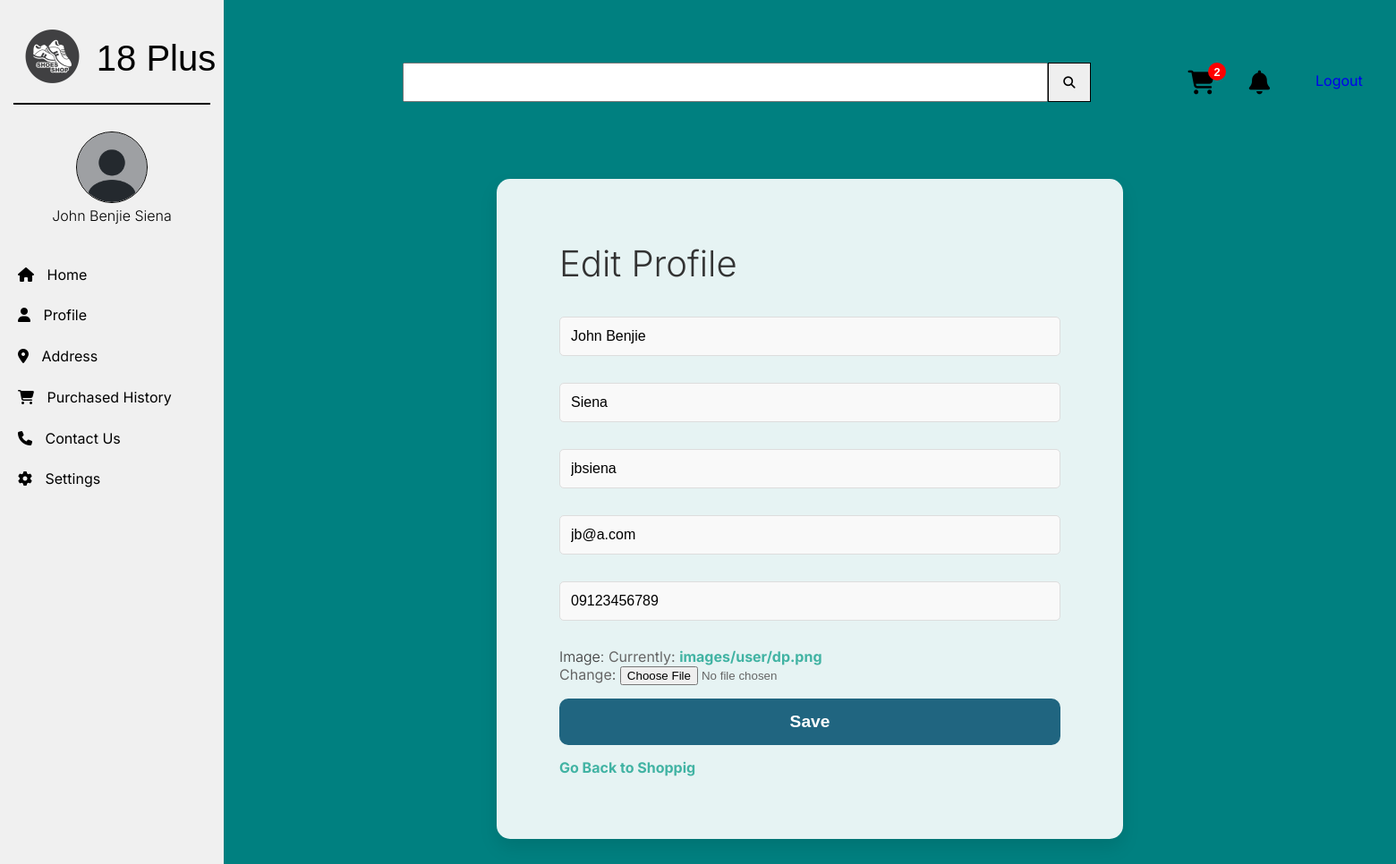
/edit_profile/1/ (signed in), run on the app's committed database.
### base/models.py (models this page shows, shortened)
class Customer(AbstractBaseUser, PermissionsMixin):
    first_name = models.CharField(max_length=50, blank=True)
    last_name = models.CharField(max_length=50, blank=True)
    username = models.CharField(max_length=50, blank=True, unique=True, null=True)
    phone = models.CharField(max_length=12)
    email = models.EmailField(unique=True)
    image = models.ImageField(upload_to='images/user/', blank=True, default='images/user/dp.png')
    is_active = models.BooleanField(default=True)
    is_staff = models.BooleanField(default=False) # Not Allowed the customer to login into backend
    objects = CustomUserManagement()
    USERNAME_FIELD = 'email'
    REQUIRED_FIELDS = []

### base/views.py (the view)
# urls.py: path('edit_profile/<int:pk>/', views.edit_customer, name='edit_profile'), # Edit User Profile Information
@login_required
def edit_customer(request,pk):
    if request.method == 'POST':
        user = Customer.objects.get(id=pk)
        form = EditProfileForm(request.POST, request.FILES, instance=user)
        if form.is_valid():
            form.save() # Save the New User Information
            return redirect('home')
    else:
        user = Customer.objects.get(id=pk)
        form = EditProfileForm(instance=user)
    return render(request, 'base/edit_profile.html', {'form': form})

### base/forms.py
class EditProfileForm(forms.ModelForm):
    first_name = forms.CharField(label='',widget=forms.TextInput(attrs={
        'placeholder':'First Name',
    }))
    last_name = forms.CharField(label='',widget=forms.TextInput(attrs={
        'placeholder':'Last Name',
    }))
    phone = forms.CharField(label='',widget=forms.TextInput(attrs={
        'placeholder':'Phone Number',
    }))
    username = forms.CharField(label='',widget=forms.TextInput(attrs={
        'placeholder':'Username',
    }))
    email = forms.CharField(label='',widget=forms.TextInput(attrs={
        'placeholder':'Email',
    }))
    class Meta:
        model = Customer
        fields = ['first_name', 'last_name', 'username', 'email', 'phone', 'image']

### order/context_processor.py (called while the page is built)
def cart_count(request):
    if request.user.is_authenticated:
        cart = ShoppingCart.objects.get(user=request.user)
        cart_items = CartItem.objects.filter(cart=cart)
        cart_count = cart_items.count()
    else:
        cart_count = 0
    return {'cart_count': cart_count}

### base/templates/base/edit_profile.html
{% extends 'master.html' %}
{% load static %}
{% block content %}
<link rel="stylesheet" href="{% static 'css/editprofile.css' %}" />
<div class="edit-profile-wrapper">
  <h2>Edit Profile</h2>
  <form method="POST" enctype="multipart/form-data">
    {% csrf_token %} {{ form.as_p }}
    <button type="submit">Save</button>
  </form>
  <p><a href="{% url 'home' %}"> Go Back to Shoppig </a></p>
</div>
{% endblock %}

### templates/navbar.html (shortened to what this page needs)
{% load static %}
<div class="navigation-bar">
    <div class="logo-wrapper">
        <div>
            <a href="/"> <img src="{% static 'images/image.png' %}" alt="Logo"> </a>
        </div>
        <div>
            <a href="/"> <h1>18 Plus</h1> </a>
        </div>
    </div>
    <div class="line"></div>
    {% if not change_navbar %}
        {% if user.is_authenticated %}
            <div class="profile-wrapper">
                <div>
                    {% if user.image %}
                        <img src=" {{ user.image.url }} " alt="{{ user.username }} profile">
                    {% else %}
                        <img src="media/images/user/dp.png" alt="Image">
                    {% endif %}
                </div>
                <div>
                    {% if user.email %}
                        <p> {{ user.first_name }} {{ user.last_name }} </p>
                    {% endif %}
                </div>
            </div>
            <div class="navigation-content">
                <div>
                    <i class="fa-solid fa-house"></i><a href="/"> Home </a>
                </div>
                <div>
                    <i class="fa-solid fa-user"></i><a href="{% url 'edit_profile' user.id %}"> Profile </a>
                </div>
                <div>
                    <i class="fa-solid fa-location-dot"></i><a href="{% url 'address' user.id %}"> Address </a>
                </div>
                <div>
                    <i class="fa-solid fa-cart-shopping"></i><a href="{% url 'delivered_items' %}"> Purchased History </a>
                </div>
                <div>
                    <i class="fa-solid fa-phone"></i><a href="/"> Contact Us </a>
                </div>
                <div>
                    <i class="fa-solid fa-gear"></i><a href="/"> Settings </a>
                </div>
            </div>
        {% endif %}
    {% endif %}
</div>

### base/static/css/style.css (style rules this page uses)
* { margin: 0; padding: 0; box-sizing: border-box; }
body { font-family: 'Inter', 'Inria Serif'; font-size: 1rem; margin: 0; padding: 0; scroll-behavior: smooth; background-color: #008080; overflow-x: hidden; display: grid; grid-template-rows: auto 1fr; grid-template-columns: 250px 1fr; grid-template-areas: "header header" "sidebar content"; }
a { text-decoration: none; }
.navigation-bar { position: fixed; z-index: 1; overflow-x: hidden; width: 250px; height: 100%; left: 0px; top: 0px; background: #F0F0F0; }
.logo-wrapper { width: 250px; height: 100px; margin-top: 15px; display: flex; justify-content: center; align-items: center; }
.logo-wrapper img { width: 99px; height: 90px; }
.logo-wrapper h1 { left: 110px; font-family: 'Inria Serif',sans-serif; font-weight: 500; font-size: 2.5rem; color: #000000; }
.line { width: 220px; border: 1px solid #000000; margin: 0px 15px; }
.profile-wrapper { display: flex; flex-direction: column; justify-content: space-evenly; align-items: center; margin-top: 30px; }
.profile-wrapper img { width: 80px; height: 80px; border-radius: 50%; border: 1px solid black; }
.profile-wrapper p { text-transform: capitalize; font-weight: 300; font-size: 1rem; text-overflow: ellipsis; overflow: hidden; white-space: nowrap; }
.navigation-content { width: 250px; height: 300px; display: flex; justify-content: space-evenly; flex-direction: column; margin: 20px; }
.navigation-content a { text-decoration: none; color: #000000; margin-left: 10px; }

### base/static/css/editprofile.css (style rules this page uses)
.edit-profile-wrapper { background-color: rgba(255, 255, 255, 0.9); border-radius: 15px; box-shadow: 0 10px 20px rgba(0, 0, 0, 0.1); width: 100%; max-width: 700px; padding: 70px; margin: 200px auto; }
.edit-profile-wrapper h2 { font-size: 2.5rem; font-weight: 300; color: #333; margin-bottom: 20px; font-family: 'Inter'; }
.edit-profile-wrapper form { display: flex; flex-direction: column; gap: 15px; }
input[type="text"], input[type="password"], input[type="email"] { padding: 12px; font-size: 1rem; border: 1px solid #ddd; border-radius: 5px; background-color: #f9f9f9; outline: none; width: 100%; }
.edit-profile-wrapper button { padding: 15px; background-color: rgb(32, 101, 128); border: none; border-radius: 10px; color: white; font-size: 1.2rem; font-weight: 600; cursor: pointer; transition: background-color 0.3s ease, transform 0.2s ease; }
.edit-profile-wrapper p { font-size: 1rem; color: #666; margin-top: 15px; }
.edit-profile-wrapper a { color: #41b3a3; text-decoration: none; font-weight: bold; transition: color 0.3s ease; }
label { font-size: 1rem; font-weight: 300; color: #333; text-align: left; margin-bottom: 5px; }

### data on the page
Customer: image (picture), first_name "John Benjie", last_name "Siena", username "jbsiena", email "jb@a.com", phone "09123456789"

### other printed values
{{ cart_count }} "2"
